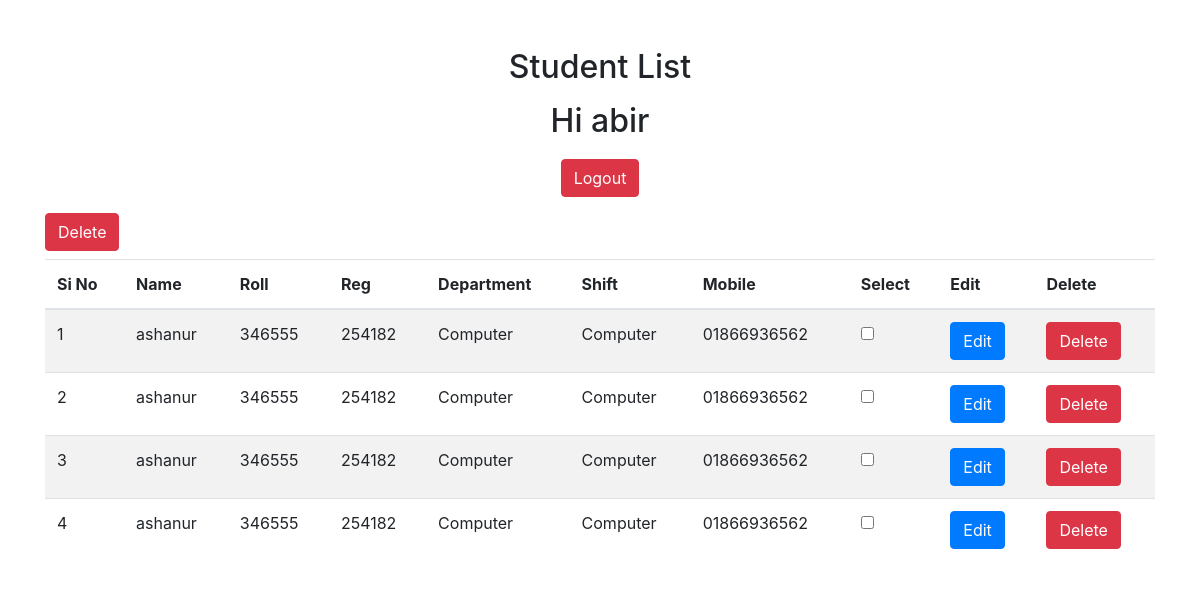
/dashboard.php (signed in), run on the app's committed database.
### tables this page shows
CREATE TABLE `st_information` (
  `id` int(11) NOT NULL,
  `name` varchar(40) NOT NULL,
  `roll` int(6) NOT NULL,
  `reg` int(6) NOT NULL,
  `dept` varchar(20) NOT NULL,
  `shift` varchar(10) NOT NULL,
  `mobile` varchar(15) NOT NULL
);

### Main.php (called while the page is built, shortened)
<?php
    class Main{
        protected $host = "localhost";
        protected $user = "root";
        protected $pass = "";
        protected $db = "fpi-crud";
        protected $con;
        public function __construct(){
            if(!isset($this->con)){
                $this->con = new mysqli($this->host,$this->user,$this->pass,$this->db);
            }
            return $this->con;
        }
        public function show(){
            $this->sql = "SELECT * FROM `st_information`";
            $this->result = $this->con->query($this->sql);
            if($this->result){
                return $this->result;
            }else{
                return false;
            }
        }
    }
?>

### dashboard.php (the view, shortened to what this page needs)
<?php
  include 'Main.php';
  $obj = new Main();
  $data = $obj->show();
?>
<!DOCTYPE html>
<html lang="en">
    <head>
        <link rel="stylesheet" href="css/plugins.css">
        <link rel="stylesheet" href="css/dataTables.bootstrap4.min.css">
    </head>
    <body>
        <div class="container mt-5">
          <h2 class="text-center mb-3">Student List</h2>
          <h2 class="text-center mb-3"><span>Hi </span><span><?php echo $_SESSION['ok'];?></span></h2>
          <h2 class="text-center mb-3"><a class="btn btn-danger" href="logout.php?logout=1">Logout</a></h2>
          <form action="mul_delete.php" method="post">
          <input type="submit" class="btn btn-danger mb-2" name="submit" value="Delete">
          <table class="table table-striped">
              <thead>
                <tr>
                  <th>Si No</th>
                  <th>Name</th>
                  <th>Roll</th>
                  <th>Reg</th>
                  <th>Department</th>
                  <th>Shift</th>
                  <th>Mobile</th>
                  <th>Select</th>
                  <th>Edit</th>
                  <th>Delete</th>
                </tr>
              </thead>
              <tbody>
                <?php
              if($data->num_rows>0){
                  $si =1;
                while($row = $data->fetch_object()){
                  ?>
                <tr>
                  <td><?php echo $si;?></td>
                  <td><?php echo $row->name;?></td>
                  <td><?php echo $row->roll;?></td>
                  <td><?php echo $row->reg;?></td>
                  <td><?php echo $row->dept;?></td>
                  <td><?php echo $row->shift;?></td>
                  <td><?php echo $row->mobile;?></td>
                  <td>
                      <input type="checkbox" name="idd[]" value="<?php echo $row->id;?>">
                  </td>
                  <td><a href="#" class="btn btn-primary">Edit</a></td>
                  <td><a onclick="javascript:return confirm('Are You Sure!');" href="delete.php?id=<?php echo $row->id;?>" class="btn btn-danger">Delete</a></td>
                </tr>
                  <?php
                  $si++;
                }
              }
              ?>
              </tbody>
          </table>
          </form>
        </div>
    </body>
</html>

### data on the page
st_information: name "ashanur", roll "346555", reg "254182", dept "Computer", shift "Computer", mobile "01866936562"
st_information: name "ashanur", roll "346555", reg "254182", dept "Computer", shift "Computer", mobile "01866936562"
st_information: name "ashanur", roll "346555", reg "254182", dept "Computer", shift "Computer", mobile "01866936562"
st_information: name "ashanur", roll "346555", reg "254182", dept "Computer", shift "Computer", mobile "01866936562"

### other printed values
$_SESSION['ok'] "abir"
